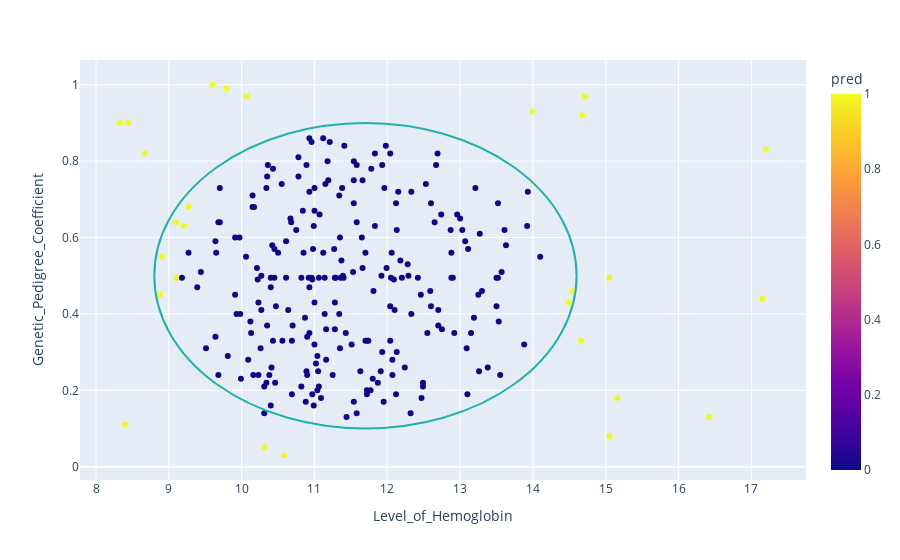

Notebook cell for this chart:
### Code cell
# wrong predictions

X_test['truth'] = Y_test.values
X_test['pred'] = Y_pred
X_test['errors'] = Y_test.values.flatten() == Y_pred
import plotly.express as px
fig = px.scatter(X_test[X_test.truth == 0], x="Level_of_Hemoglobin", y="Genetic_Pedigree_Coefficient", color="pred")
fig.add_shape(type="circle",
    xref="x", yref="y",
    x0=8.8, y0=0.1, x1=14.6, y1=0.9,
    line_color="LightSeaGreen",
)
fig.show()

### Figure 1 — Plotly figure (JSON) as saved in the notebook; plotly's stock layout.template omitted (floating-point values rounded to 4 significant figures; data arrays with more than 128 entries replaced by an {"elided": "..."} marker saying what was removed)
{"data": [{"hoverlabel": {"namelength": 0}, "hovertemplate": "Level_of_Hemoglobin=%{x}<br>Genetic_Pedigree_Coefficient=%{y}<br>pred=%{marker.color}", "legendgroup": "", "marker": {"color": {"elided": "262 int values"}, "coloraxis": "coloraxis", "symbol": "circle"}, "mode": "markers", "name": "", "showlegend": false, "type": "scatter", "x": {"elided": "262 float values"}, "xaxis": "x", "y": {"elided": "262 float values"}, "yaxis": "y"}], "layout": {"coloraxis": {"colorbar": {"title": {"text": "pred"}}, "colorscale": [[0, "#0d0887"], [0.1111, "#46039f"], [0.2222, "#7201a8"], [0.3333, "#9c179e"], [0.4444, "#bd3786"], [0.5556, "#d8576b"], [0.6667, "#ed7953"], [0.7778, "#fb9f3a"], [0.8889, "#fdca26"], [1, "#f0f921"]]}, "legend": {"tracegroupgap": 0}, "margin": {"t": 60}, "shapes": [{"line": {"color": "LightSeaGreen"}, "type": "circle", "x0": 8.8, "x1": 14.6, "xref": "x", "y0": 0.1, "y1": 0.9, "yref": "y"}], "xaxis": {"anchor": "y", "domain": [0, 1], "title": {"text": "Level_of_Hemoglobin"}}, "yaxis": {"anchor": "x", "domain": [0, 1], "title": {"text": "Genetic_Pedigree_Coefficient"}}}}
